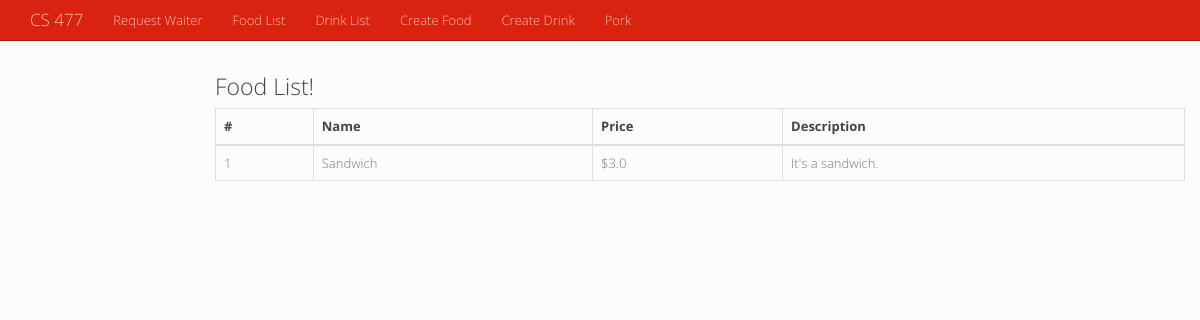
Before: /foodlist/ with the older database file.
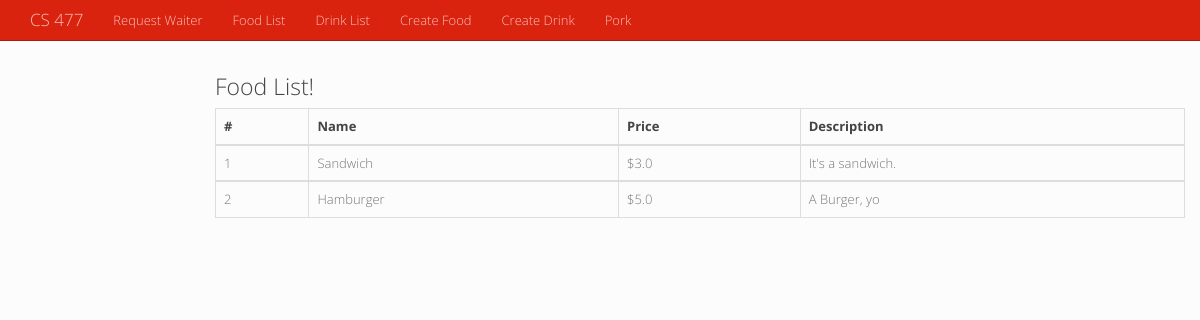
After: the same page with the newer database file.
### MainPage/models.py (models this page shows)
class Food(models.Model):
	foodID = models.AutoField(primary_key = True)
	name = models.CharField(max_length = 35)
	price = models.FloatField()
	description = models.CharField(max_length = 150)
	uploadTime = models.DateTimeField(auto_now_add = True)

### MainPage/views.py (the view)
# urls.py: url(r'^foodlist/$', views.searchFood),
def searchFood(request):
	foods = Food.objects.all()
	context = {"foods": foods}
	return render(request, 'MainPage/foodlist.html', context)

### MainPage/templates/MainPage/foodlist.html
{% extends "MainPage/base.html" %}
{% block content %}
<br>
<br>
<br>
<div class="container-fluid">
	<div class="row">
		<div class="col-md-12">
			<div class="row">
				<div class="col-md-2">
				</div>
				<div class="col-md-10">
					<h3>
					Food List!
					</h3>
					<table class="table table-bordered table-hover">
						<thead>
							<tr>
								<th>
									#
								</th>
								<th>
									Name
								</th>
								<th>
									Price
								</th>
								<th>
									Description
								</th>
							</tr>
						</thead>
						{% for food in foods %}
						<tbody>
							<tr>
								<td>
									{{ food.foodID}}
								</td>
								<td>
									{{ food.name }}
								</td>
								<td>
									${{ food.price }}
								</td>
								<td>
									{{ food.description }}
								</td>
							</tr>
						{% endfor %}
						</tbody>
					</table>
				</div>
			</div>
		</div>
	</div>
</div>
{% endblock %}

### MainPage/templates/MainPage/base.html (shortened to what this page needs)
<!DOCTYPE html>
<html lang="en">
<head>
	{% load staticfiles %}
    <link rel="stylesheet" href="{% static 'MainPage/css/bootstrap.min.css' %}" type = "text/css"/>
</head>
<body>
   <nav class="navbar navbar-inverse navbar-fixed-top" role="navigation">
        <div class="container">
            <div class="navbar-header">
                <a class="navbar-brand" href="/">CS 477</a>
            </div>
            <div class="collapse navbar-collapse" id="bs-example-navbar-collapse-1">
                <ul class="nav navbar-nav">
                    <li>
                        <a href="/waiter">Request Waiter</a>
                    </li>
					<li>
						<a href="/foodlist">Food List</a>
					</li>
					<li>
						<a href="/drinklist">Drink List</a>
					</li>
					<li>
						<a href="/createfood">Create Food</a>
					</li>
					<li>
						<a href="/createdrink">Create Drink</a>
					</li>
					<li>
						<a href="#pork" data-toggle="modal" style="margin-right: 20px;">
							Pork
						</a>
					</li>
                </ul>
            </div>
        </div>
    </nav>
   {% block content %}{% endblock %}
</body>
</html>

Changed rows visible on the page:
added Food: foodID "2", name "Hamburger", price "5.0", description "A Burger, yo"
